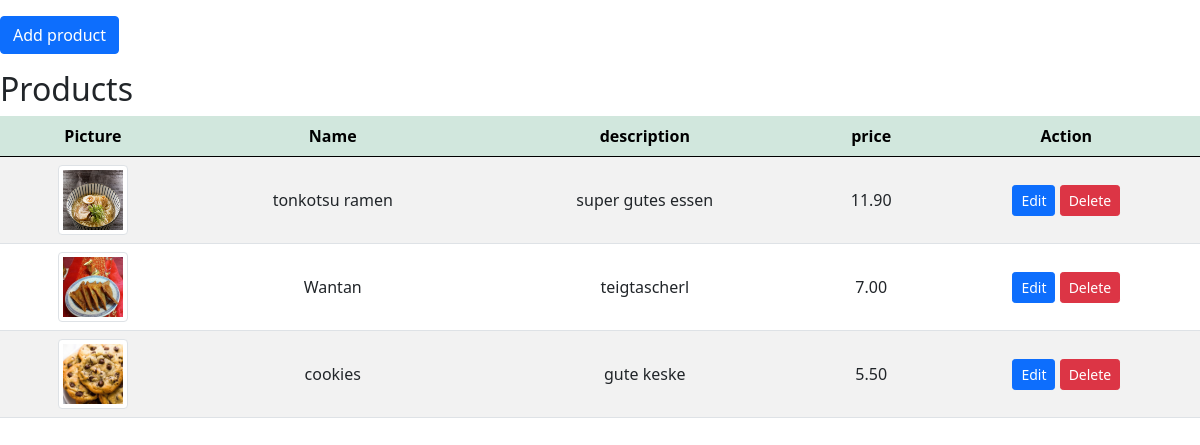
The page /Restaurant/index.php on the database its author committed.
### tables this page shows
CREATE TABLE `products` (
  `id` int(11) NOT NULL,
  `name` varchar(255) NOT NULL,
  `description` varchar(300) NOT NULL,
  `price` decimal(13,2) NOT NULL,
  `picture` varchar(255) DEFAULT NULL
);

### Restaurant/index.php (the view, shortened to what this page needs)
<?php
require_once 'components/db_connect.php';
$sql = "SELECT * FROM products";
$result = mysqli_query($connect ,$sql);
$tbody='';
if(mysqli_num_rows($result)  > 0) {
    while($row = mysqli_fetch_array($result, MYSQLI_ASSOC)){
        $tbody .= "<tr>
            <td><img class='img-thumbnail' src='pictures/" .$row['picture']."'</td>
            <td>" .$row['name']."</td>
            <td>" .$row['description']."</td>
            <td>" .$row['price']."</td>
            <td><a href='update.php?id=" .$row['id']."'><button class='btn btn-primary btn-sm' type='button'>Edit</button></a>
            <a href='delete.php?id=" .$row['id']."'><button class='btn btn-danger btn-sm' type='button'>Delete</button></a></td>
            </tr>";
    };
} else {
    $tbody =  "<tr><td colspan='5'><center>No Data Available </center></td></tr>";
}
?>
<!DOCTYPE html>
<html lang="en">
    <head>
        <?php require_once 'components/boot.php'?>
    </head>
    <body>
        <div class="manageProduct mt-3">
            <div class='mb-3'>
                <a href= "create.php"><button class='btn btn-primary'type="button" >Add product</button></a>
            </div>
            <p class='h2'>Products</p>
            <table class='table table-striped'>
                <thead class='table-success'>
                    <tr>
                        <th>Picture</th>
                        <th>Name</th>
                        <th>description</th>
                        <th>price</th>
                        <th>Action</th>
                    </tr>
                </thead>
                <tbody>
                    <?= $tbody;?>
                </tbody>
            </table>
        </div>
    </body>
</html>

### Restaurant/components/boot.php (shortened to what this page needs)
<link href="https://cdn.jsdelivr.net/npm/bootstrap@5.0.0-beta1/dist/css/bootstrap.min.css" rel="stylesheet">

### Restaurant/index.php (style rules this page uses)
.manageProduct { margin: auto; }
.img-thumbnail { width: 70px !important; height: 70px !important; }
td { text-align: center; vertical-align: middle; }
tr { text-align: center; }

### rows shown on the page
products: picture (picture), name "tonkotsu ramen", description "super gutes essen", price "11.90"
products: picture (picture), name "Wantan", description "teigtascherl", price "7.00"
products: picture (picture), name "cookies", description "gute keske", price "5.50"
